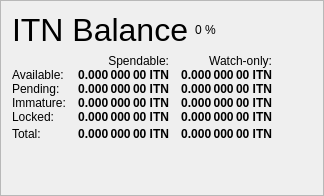
                   <widget class="QFrame" name="frame_Balances">
                    <property name="frameShape">
                     <enum>QFrame::StyledPanel</enum>
                    </property>
                    <property name="frameShadow">
                     <enum>QFrame::Raised</enum>
                    </property>
                    <layout class="QVBoxLayout" name="verticalLayout_4">
                     <item>
                      <layout class="QHBoxLayout" name="horizontalLayout_4">
                       <item>
                        <widget class="QLabel" name="label_5">
                         <property name="minimumSize">
                          <size>
                           <width>0</width>
                           <height>20</height>
                          </size>
                         </property>
                         <property name="font">
                          <font>
                           <pointsize>24</pointsize>
                           <weight>50</weight>
                           <bold>false</bold>
                          </font>
                         </property>
                         <property name="text">
                          <string>ITN Balance</string>
                         </property>
                        </widget>
                       </item>
                       <item>
                        <widget class="QLabel" name="labelITNPercent">
                         <property name="text">
                          <string notr="true">0 %</string>
                         </property>
                        </widget>
                       </item>
                       <item>
                        <spacer name="horizontalSpacer_3">
                         <property name="orientation">
                          <enum>Qt::Horizontal</enum>
                         </property>
                         <property name="sizeHint" stdset="0">
                          <size>
                           <width>40</width>
                           <height>20</height>
                          </size>
                         </property>
                        </spacer>
                       </item>
                      </layout>
                     </item>
                     <item>
                      <layout class="QGridLayout" name="gridLayout">
                       <property name="horizontalSpacing">
                        <number>12</number>
                       </property>
                       <property name="verticalSpacing">
                        <number>0</number>
                       </property>
                       <item row="0" column="1">
                        <widget class="QLabel" name="labelSpendable">
                         <property name="text">
                          <string>Spendable:</string>
                         </property>
                         <property name="alignment">
                          <set>Qt::AlignRight|Qt::AlignTrailing|Qt::AlignVCenter</set>
                         </property>
                        </widget>
                       </item>
                       <item row="0" column="2">
                        <widget class="QLabel" name="labelWatchonly">
                         <property name="text">
                          <string>Watch-only:</string>
                         </property>
                         <property name="alignment">
                          <set>Qt::AlignRight|Qt::AlignTrailing|Qt::AlignVCenter</set>
                         </property>
                        </widget>
                       </item>
                       <item row="1" column="0">
                        <widget class="QLabel" name="labelBalanceText">
                         <property name="text">
                          <string>Available:</string>
                         </property>
                        </widget>
                       </item>
                       <item row="1" column="1">
                        <widget class="QLabel" name="labelBalance">
                         <property name="font">
                          <font>
                           <weight>75</weight>
                           <bold>true</bold>
                          </font>
                         </property>
                         <property name="cursor">
                          <cursorShape>IBeamCursor</cursorShape>
                         </property>
                         <property name="toolTip">
                          <string>Your current spendable balance</string>
                         </property>
                         <property name="text">
                          <string notr="true">0.000 000 00 ITN</string>
                         </property>
                         <property name="alignment">
                          <set>Qt::AlignRight|Qt::AlignTrailing|Qt::AlignVCenter</set>
                         </property>
                         <property name="textInteractionFlags">
                          <set>Qt::LinksAccessibleByMouse|Qt::TextSelectableByKeyboard|Qt::TextSelectableByMouse</set>
                         </property>
                        </widget>
                       </item>
                       <item row="1" column="2">
                        <widget class="QLabel" name="labelWatchAvailable">
                         <property name="font">
                          <font>
                           <weight>75</weight>
                           <bold>true</bold>
                          </font>
                         </property>
                         <property name="cursor">
                          <cursorShape>IBeamCursor</cursorShape>
                         </property>
                         <property name="toolTip">
                          <string>Your current balance in watch-only addresses</string>
                         </property>
                         <property name="text">
                          <string notr="true">0.000 000 00 ITN</string>
                         </property>
                         <property name="alignment">
                          <set>Qt::AlignRight|Qt::AlignTrailing|Qt::AlignVCenter</set>
                         </property>
                         <property name="textInteractionFlags">
                          <set>Qt::LinksAccessibleByMouse|Qt::TextSelectableByKeyboard|Qt::TextSelectableByMouse</set>
                         </property>
                        </widget>
                       </item>
                       <item row="2" column="0">
                        <widget class="QLabel" name="labelPendingText">
                         <property name="text">
                          <string>Pending:</string>
                         </property>
                        </widget>
                       </item>
                       <item row="2" column="1">
                        <widget class="QLabel" name="labelUnconfirmed">
                         <property name="font">
                          <font>
                           <weight>75</weight>
                           <bold>true</bold>
                          </font>
                         </property>
                         <property name="cursor">
                          <cursorShape>IBeamCursor</cursorShape>
                         </property>
                         <property name="toolTip">
                          <string>Total of transactions that have yet to be confirmed, and do not yet count toward the spendable balance</string>
                         </property>
                         <property name="text">
                          <string notr="true">0.000 000 00 ITN</string>
                         </property>
                         <property name="alignment">
                          <set>Qt::AlignRight|Qt::AlignTrailing|Qt::AlignVCenter</set>
                         </property>
                         <property name="textInteractionFlags">
                          <set>Qt::LinksAccessibleByMouse|Qt::TextSelectableByKeyboard|Qt::TextSelectableByMouse</set>
                         </property>
                        </widget>
                       </item>
                       <item row="2" column="2">
                        <widget class="QLabel" name="labelWatchPending">
                         <property name="font">
                          <font>
                           <weight>75</weight>
                           <bold>true</bold>
                          </font>
                         </property>
                         <property name="cursor">
                          <cursorShape>IBeamCursor</cursorShape>
                         </property>
                         <property name="toolTip">
                          <string>Unconfirmed transactions to watch-only addresses</string>
                         </property>
                         <property name="text">
                          <string notr="true">0.000 000 00 ITN</string>
                         </property>
                         <property name="alignment">
                          <set>Qt::AlignRight|Qt::AlignTrailing|Qt::AlignVCenter</set>
                         </property>
                         <property name="textInteractionFlags">
                          <set>Qt::LinksAccessibleByMouse|Qt::TextSelectableByKeyboard|Qt::TextSelectableByMouse</set>
                         </property>
                        </widget>
                       </item>
                       <item row="3" column="0">
                        <widget class="QLabel" name="labelImmatureText">
                         <property name="text">
                          <string>Immature:</string>
                         </property>
                        </widget>
                       </item>
                       <item row="3" column="1">
                        <widget class="QLabel" name="labelImmature">
                         <property name="font">
                          <font>
                           <weight>75</weight>
                           <bold>true</bold>
                          </font>
                         </property>
                         <property name="cursor">
                          <cursorShape>IBeamCursor</cursorShape>
                         </property>
                         <property name="toolTip">
                          <string>Staked or masternode rewards that has not yet matured</string>
                         </property>
                         <property name="text">
                          <string notr="true">0.000 000 00 ITN</string>
                         </property>
                         <property name="alignment">
                          <set>Qt::AlignRight|Qt::AlignTrailing|Qt::AlignVCenter</set>
                         </property>
                         <property name="textInteractionFlags">
                          <set>Qt::LinksAccessibleByMouse|Qt::TextSelectableByKeyboard|Qt::TextSelectableByMouse</set>
                         </property>
                        </widget>
                       </item>
                       <item row="3" column="2">
                        <widget class="QLabel" name="labelWatchImmature">
                         <property name="font">
                          <font>
                           <weight>75</weight>
                           <bold>true</bold>
                          </font>
                         </property>
                         <property name="cursor">
                          <cursorShape>IBeamCursor</cursorShape>
                         </property>
                         <property name="toolTip">
                          <string>Staked or masternode rewards in watch-only addresses that has not yet matured</string>
                         </property>
                         <property name="text">
                          <string notr="true">0.000 000 00 ITN</string>
                         </property>
                         <property name="alignment">
                          <set>Qt::AlignRight|Qt::AlignTrailing|Qt::AlignVCenter</set>
                         </property>
                         <property name="textInteractionFlags">
                          <set>Qt::LinksAccessibleByMouse|Qt::TextSelectableByKeyboard|Qt::TextSelectableByMouse</set>
                         </property>
                        </widget>
                       </item>
                       <item row="4" column="0">
                        <widget class="QLabel" name="labelLockedBalanceText">
                         <property name="toolTip">
                          <string>Locked ITN or Masternode collaterals. These are excluded from zITN minting.</string>
                         </property>
                         <property name="text">
                          <string>Locked:</string>
                         </property>
                        </widget>
                       </item>
                       <item row="4" column="1">
                        <widget class="QLabel" name="labelLockedBalance">
                         <property name="font">
                          <font>
                           <weight>75</weight>
                           <bold>true</bold>
                          </font>
                         </property>
                         <property name="cursor">
                          <cursorShape>IBeamCursor</cursorShape>
                         </property>
                         <property name="toolTip">
                          <string>Locked ITN or Masternode collaterals. These are excluded from zITN minting.</string>
                         </property>
                         <property name="text">
                          <string notr="true">0.000 000 00 ITN</string>
                         </property>
                         <property name="alignment">
                          <set>Qt::AlignRight|Qt::AlignTrailing|Qt::AlignVCenter</set>
                         </property>
                         <property name="textInteractionFlags">
                          <set>Qt::LinksAccessibleByMouse|Qt::TextSelectableByKeyboard|Qt::TextSelectableByMouse</set>
                         </property>
                        </widget>
                       </item>
                       <item row="4" column="2">
                        <widget class="QLabel" name="labelWatchLocked">
                         <property name="font">
                          <font>
                           <weight>75</weight>
                           <bold>true</bold>
                          </font>
                         </property>
                         <property name="cursor">
                          <cursorShape>IBeamCursor</cursorShape>
                         </property>
                         <property name="toolTip">
                          <string>Current locked balance in watch-only addresses</string>
                         </property>
                         <property name="text">
                          <string notr="true">0.000 000 00 ITN</string>
                         </property>
                         <property name="alignment">
                          <set>Qt::AlignRight|Qt::AlignTrailing|Qt::AlignVCenter</set>
                         </property>
                         <property name="textInteractionFlags">
                          <set>Qt::LinksAccessibleByMouse|Qt::TextSelectableByKeyboard|Qt::TextSelectableByMouse</set>
                         </property>
                        </widget>
                       </item>
                       <item row="5" column="0">
                        <widget class="QLabel" name="labelTotalText">
                         <property name="toolTip">
                          <string>Your current ITN balance, unconfirmed and immature transactions included</string>
                         </property>
                         <property name="text">
                          <string>Total:</string>
                         </property>
                        </widget>
                       </item>
                       <item row="5" column="1">
                        <widget class="QLabel" name="labelTotal">
                         <property name="font">
                          <font>
                           <weight>75</weight>
                           <bold>true</bold>
                          </font>
                         </property>
                         <property name="cursor">
                          <cursorShape>IBeamCursor</cursorShape>
                         </property>
                         <property name="toolTip">
                          <string>Your current ITN balance, unconfirmed and immature transactions included</string>
                         </property>
                         <property name="text">
                          <string notr="true">0.000 000 00 ITN</string>
                         </property>
                         <property name="alignment">
                          <set>Qt::AlignRight|Qt::AlignTrailing|Qt::AlignVCenter</set>
                         </property>
                         <property name="textInteractionFlags">
                          <set>Qt::LinksAccessibleByMouse|Qt::TextSelectableByKeyboard|Qt::TextSelectableByMouse</set>
                         </property>
                        </widget>
                       </item>
                       <item row="5" column="2">
                        <widget class="QLabel" name="labelWatchTotal">
                         <property name="font">
                          <font>
                           <weight>75</weight>
                           <bold>true</bold>
                          </font>
                         </property>
                         <property name="cursor">
                          <cursorShape>IBeamCursor</cursorShape>
                         </property>
                         <property name="toolTip">
                          <string>Current total balance in watch-only addresses</string>
                         </property>
                         <property name="text">
                          <string notr="true">0.000 000 00 ITN</string>
                         </property>
                         <property name="alignment">
                          <set>Qt::AlignRight|Qt::AlignTrailing|Qt::AlignVCenter</set>
                         </property>
                         <property name="textInteractionFlags">
                          <set>Qt::LinksAccessibleByMouse|Qt::TextSelectableByKeyboard|Qt::TextSelectableByMouse</set>
                         </property>
                        </widget>
                       </item>
                       <item row="5" column="3">
                        <spacer name="horizontalSpacer_9">
                         <property name="orientation">
                          <enum>Qt::Horizontal</enum>
                         </property>
                         <property name="sizeHint" stdset="0">
                          <size>
                           <width>40</width>
                           <height>20</height>
                          </size>
                         </property>
                        </spacer>
                       </item>
                      </layout>
                     </item>
                     <item>
                      <spacer name="verticalSpacer_3">
                       <property name="orientation">
                        <enum>Qt::Vertical</enum>
                       </property>
                       <property name="sizeHint" stdset="0">
                        <size>
                         <width>20</width>
                         <height>40</height>
                        </size>
                       </property>
                      </spacer>
                     </item>
                    </layout>
                   </widget>
